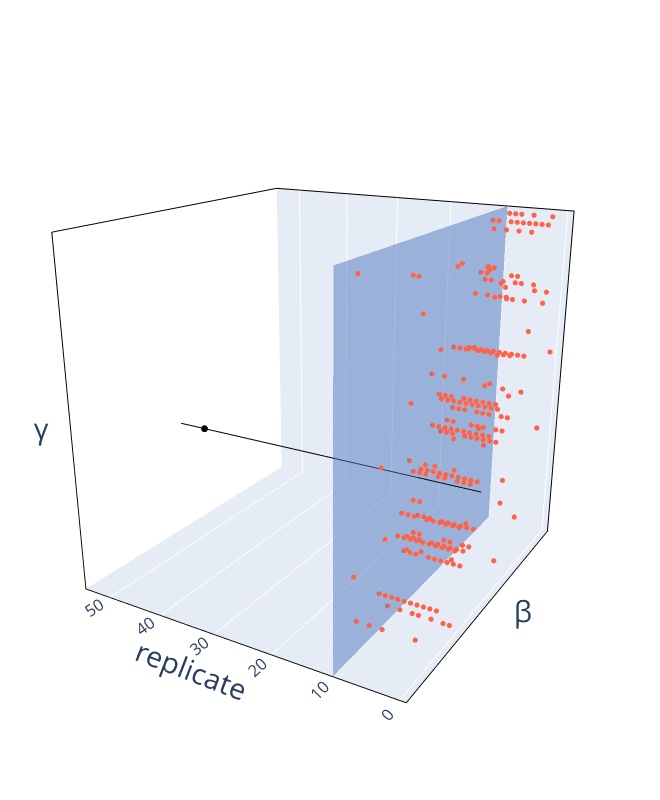

The code cell stored with this chart in its notebook:
### Code cell
import importlib
import create_3d_plot_single #import the module here, so that it can be reloaded.
importlib.reload(create_3d_plot_single)
from create_3d_plot_single import plot_single_3d # or whatever name you want.

method = "fCRN"
# fig = plot_single_3d(dfx, method=method, outfile=method+"_def.png")
fig = plot_single_3d(dfx, method=method, width=660, height = 800, outfile=method+"_660_800.png",
                    dot_size=3,
                     eye_dict=dict(x=1.3, y=-2.2, z=0.9),
                     margin_dict=dict(l=0, r=0, t=0, b=0))
